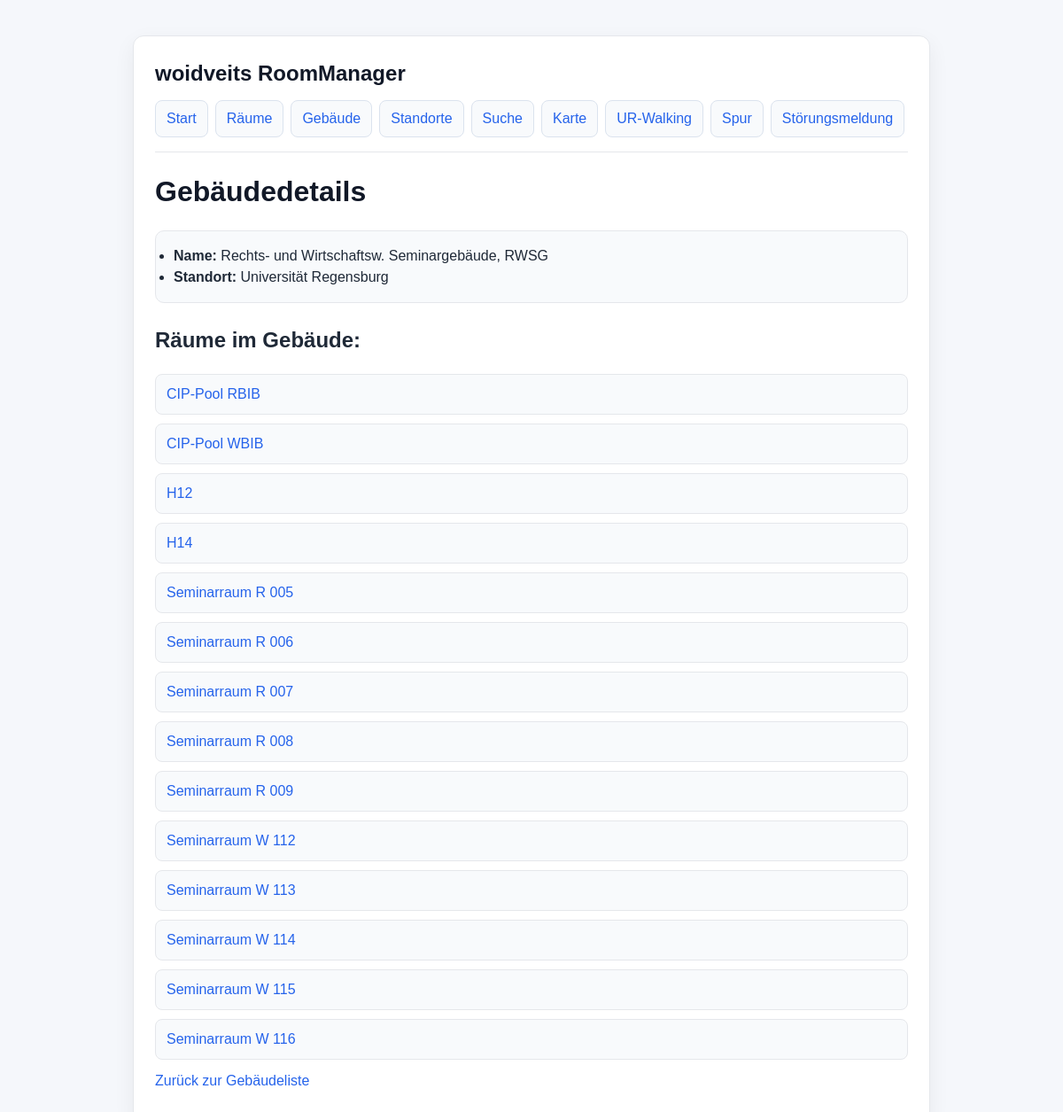
The page /buildings/2 on the database its author committed.
### backend/app/database/models.py (models this page shows)
class Building(Base):
    __tablename__ = "buildings"
    id = Column(Integer, primary_key=True, index=True)
    name = Column(String)
    location_id = Column(Integer, ForeignKey("locations.id"))
    location_rel = relationship("Location", back_populates="buildings")
    rooms = relationship("Room", back_populates="building_rel")

class Location(Base):
    __tablename__ = "locations"
    id = Column(Integer, primary_key=True, index=True)
    name = Column(String)
    buildings = relationship("Building", back_populates="location_rel")

class Room(Base):
    __tablename__ = "rooms"
    id = Column(Integer, primary_key=True, index=True)
    secondary_ids = Column(JSON, default=list)
    names = Column(JSON, default=list)
    category = Column(String)
    comment = Column(String)
    building_id = Column(Integer, ForeignKey("buildings.id"))
    building_rel = relationship("Building", back_populates="rooms")
    level = Column(Integer)
    longitude = Column(Float)
    latitude = Column(Float)
    seats_amount = Column(Integer)
    seats_arrangement = Column(String)
    outlet_amount = Column(Integer)
    projector = Column(String)
    projector_resolution = Column(String)
    lighting = Column(String)
    foto1 = Column(String)
    foto2 = Column(String)
    foto1_info = Column(String)
    foto2_info = Column(String)
    pdf = Column(String)

### backend/app/app.py (the view)
@app.route('/buildings/<int:building_id>', methods=['GET'])
@role_required('guest', 'student', 'employee', 'admin', app=app)
def building_detail(building_id):
    logger.info('Opening building details')
    building = session.get(Building, building_id)
    if building is None:
        return jsonify({'message': 'Building not found'}), 404
    data = {
        'id': building.id,
        'name': building.name,
        'location': get_building_location(building),
    }
    rooms = session.query(Room).filter_by(building_id=building.id).all()
    return render_template('building_details.html', building=data, rooms=rooms)

### backend/app/app_helper.py (called while the page is built)
def get_building_location(building):
    logger.info('Getting location for building')
    if getattr(building, 'location_rel', None) is not None:
        return building.location_rel.name
    return None

### frontend/templates/building_details.html (shortened to what this page needs)
<!DOCTYPE html>
<html lang="de">
<head>
    <link rel="stylesheet" href="{{ url_for('static', filename='styles.css') }}">
</head>
<body>
    <div class="app">
        {% include '_navigation.html' %}
	    <h1>Gebäudedetails</h1>
	    <ul>
		    <li><strong>Name:</strong> {{ building.name if building.name else 'n.a.' }}</li>
		    <li><strong>Standort:</strong> {{ building.location if building.location else 'n.a.' }}</li>
	    </ul>
		<h2>Räume im Gebäude:</h2>
        <ul id="room-list">
            {% for room in rooms %}
            <li><a href="/rooms/{{ room.id }}">{{ room.names[0] if room.names else '*kein Name*' }}</a></li>
            {% else %}
            <li>Keine Räume gefunden.</li>
            {% endfor %}
        </ul>
	    <p><a href="/buildings">Zurück zur Gebäudeliste</a></p>
    </div>
</body>
</html>

### frontend/templates/_navigation.html
<div class="site-header">
    <a class="site-title" href="/">woidveits RoomManager</a>
    <nav class="top-nav" aria-label="Hauptnavigation">
        <a href="/">Start</a>
        <a href="/rooms">Räume</a>
        <a href="/buildings">Gebäude</a>
        <a href="/locations">Standorte</a>
        <a href="/rooms/search">Suche</a>
        <a href="/rooms/map">Karte</a>
        <a href="https://urwalking.ur.de/navi/">UR-Walking</a>
        <a href="https://campusportal.uni-regensburg.de/qisserver/pages/cm/exa/searchRoomDetail.xhtml?_flowId=searchRoom-flow">Spur</a>
        <a href="https://intern.uni-regensburg.de/einrichtungen/zentrale-einrichtungen/rechenzentrum-im-intranet/aktuelles/wartungen-und-stoerungen">Störungsmeldung</a>
    </nav>
</div>

### frontend/static/styles.css (style rules this page uses)
* { box-sizing: border-box; }
body { margin: 0; min-height: 100vh; font-family: Arial, sans-serif; line-height: 1.5; background: #f5f7fb; color: #1f2937; }
.app { max-width: 900px; margin: 40px auto; padding: 24px; background: #ffffff; border: 1px solid #e5e7eb; border-radius: 12px; box-shadow: 0 8px 24px rgba(15, 23, 42, 0.06); }
h1 { margin: 0 0 20px; color: #111827; }
h2 { margin-top: 24px; }
p { margin: 12px 0; }
a { color: #2563eb; text-decoration: none; }
.site-header { margin-bottom: 20px; }
.site-title { display: inline-block; margin-bottom: 12px; font-size: 1.5rem; font-weight: 700; color: #111827; }
.top-nav { display: flex; flex-wrap: wrap; gap: 8px; padding-bottom: 16px; border-bottom: 1px solid #e5e7eb; }
.top-nav a, .action-links a, .map-links a { display: inline-block; width: fit-content; padding: 8px 12px; background: #f8fafc; border: 1px solid #dbe3ee; border-radius: 8px; }
#room-list, #building-list, #location-list { list-style: none; padding: 0; margin: 16px 0 0; }
#room-list li, #building-list li, #location-list li { margin-bottom: 10px; padding: 10px 12px; background: #f8fafc; border: 1px solid #e5e7eb; border-radius: 8px; }
ul:not(#room-list):not(#building-list):not(#location-list) { margin: 16px 0; padding: 16px 20px; background: #f8fafc; border: 1px solid #e5e7eb; border-radius: 10px; }

### rows shown on the page
Building: name "Rechts- und Wirtschaftsw. Seminargebäude, RWSG"
Location: name "Universität Regensburg"
Room: names "CIP-Pool RBIB"
Room: names "CIP-Pool WBIB"
Room: names "H12"
Room: names "H14"
Room: names "Seminarraum R 005"
Room: names "Seminarraum R 006"
Room: names "Seminarraum R 007"
Room: names "Seminarraum R 008"
Room: names "Seminarraum R 009"
Room: names "Seminarraum W 112"
Room: names "Seminarraum W 113"
Room: names "Seminarraum W 114"
Room: names "Seminarraum W 115"
Room: names "Seminarraum W 116"
